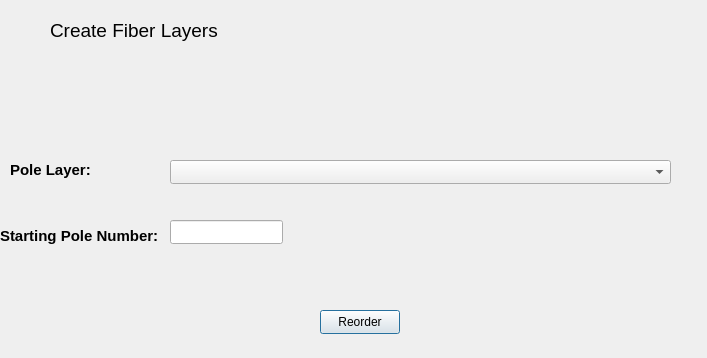
<?xml version="1.0" encoding="UTF-8"?>
<ui version="4.0">
 <class>FiberLayerDialogBase</class>
 <widget class="QDialog" name="FiberLayerDialogBase">
  <property name="geometry">
   <rect>
    <x>0</x>
    <y>0</y>
    <width>707</width>
    <height>358</height>
   </rect>
  </property>
  <property name="windowTitle">
   <string>Fiber Layer</string>
  </property>
  <widget class="QPushButton" name="reorderButton">
   <property name="geometry">
    <rect>
     <x>320</x>
     <y>310</y>
     <width>80</width>
     <height>24</height>
    </rect>
   </property>
   <property name="text">
    <string>Reorder</string>
   </property>
  </widget>
  <widget class="QLabel" name="label">
   <property name="geometry">
    <rect>
     <x>50</x>
     <y>10</y>
     <width>171</width>
     <height>41</height>
    </rect>
   </property>
   <property name="font">
    <font>
     <family>Yu Gothic UI</family>
     <pointsize>14</pointsize>
    </font>
   </property>
   <property name="text">
    <string>Create Fiber Layers</string>
   </property>
  </widget>
  <widget class="QLabel" name="label_2">
   <property name="geometry">
    <rect>
     <x>10</x>
     <y>160</y>
     <width>101</width>
     <height>20</height>
    </rect>
   </property>
   <property name="font">
    <font>
     <pointsize>11</pointsize>
     <bold>true</bold>
    </font>
   </property>
   <property name="text">
    <string>Pole Layer:</string>
   </property>
  </widget>
  <widget class="QComboBox" name="layerComboBox">
   <property name="geometry">
    <rect>
     <x>170</x>
     <y>160</y>
     <width>501</width>
     <height>24</height>
    </rect>
   </property>
  </widget>
  <widget class="QLineEdit" name="startPole">
   <property name="geometry">
    <rect>
     <x>170</x>
     <y>220</y>
     <width>113</width>
     <height>24</height>
    </rect>
   </property>
  </widget>
  <widget class="QLabel" name="label_3">
   <property name="geometry">
    <rect>
     <x>0</x>
     <y>220</y>
     <width>171</width>
     <height>31</height>
    </rect>
   </property>
   <property name="font">
    <font>
     <pointsize>11</pointsize>
     <bold>true</bold>
    </font>
   </property>
   <property name="text">
    <string>Starting Pole Number:</string>
   </property>
  </widget>
 </widget>
 <resources/>
 <connections/>
</ui>
